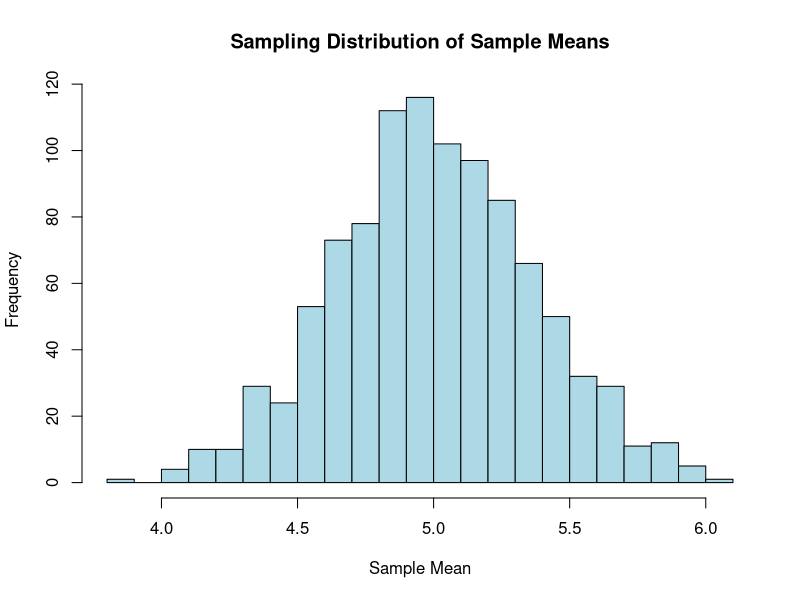

Write R code to recreate this figure.

# Sampling Distribution Implementation in R

# (a) Generate a sampling distribution
set.seed(123)
population <- rnorm(10000, mean = 5, sd = 2)
sample_means <- replicate(1000, mean(sample(population, 30, replace = TRUE)))

# (b) Visualize the sampling distribution
png("sampling_distribution.png")
hist(sample_means, breaks = 30, col = "lightblue", main = "Sampling Distribution of Sample Means", xlab = "Sample Mean")
dev.off()

# (c) Calculate mean and standard deviation of sampling distribution
mean_val <- mean(sample_means)
sd_val <- sd(sample_means)

# (d) Calculate probability that sample mean <= 6
prob <- mean(sample_means <= 6)

# Save results to text file
output <- paste("Mean of sampling distribution:", mean_val,
                "\nStandard Deviation of sampling distribution:", sd_val,
                "\nProbability that sample mean <= 6:", prob)
write(output, file = "sampling_output.txt")
